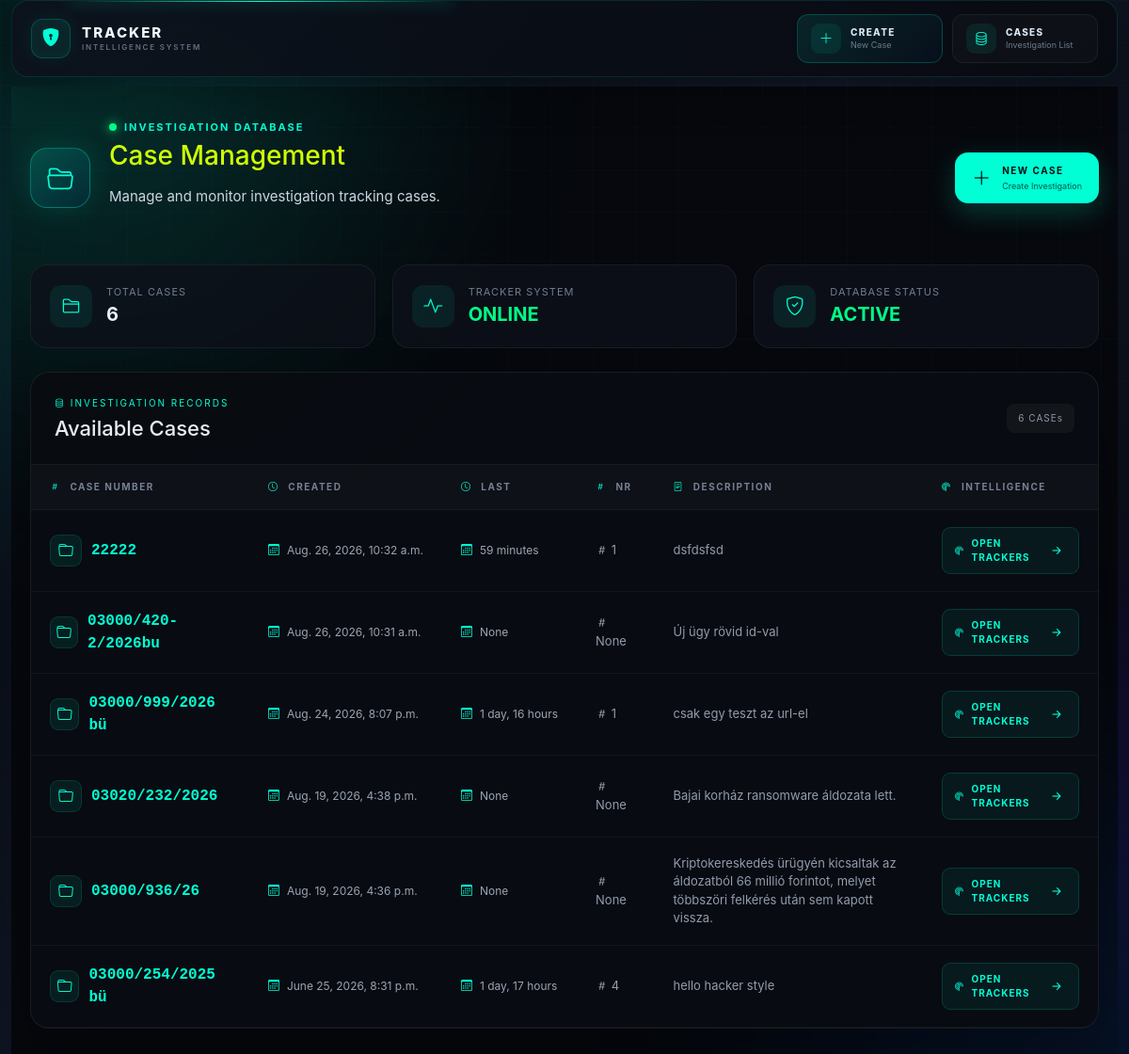
The app's page / (signed in) with its own data.
### tracker/models.py (models this page shows)
class Case(models.Model):
    url_id = ShortUUIDField(editable=False,unique=True)
    created = models.DateTimeField(auto_now_add=True)
    case_number = models.CharField(max_length=50, null=True, blank=True)
    description = models.TextField(null=True, blank=True)
    created = models.DateTimeField(auto_now_add=True)
    owner = models.ForeignKey(User, on_delete=models.CASCADE)
    redirect_url = models.CharField(max_length=200, null=True, blank=True)
    @property
    def get_all_trackers(self):
        trackers = Tracker.objects.filter(case=self)
        return trackers
    @property
    def get_last_tracker(self):
        tracker = Tracker.objects.filter(case=self).order_by('-created').first()
        if tracker is not None:
            return tracker
        else:
            return "None"

class Tracker(models.Model):
    case = models.ForeignKey('Case', on_delete=models.CASCADE)
    created = models.DateTimeField(auto_now_add=True)
    ip_address = models.GenericIPAddressField(null=True, blank=True)
    x_forwarded_for = models.TextField(null=True, blank=True)
    user_agent = models.TextField(null=True, blank=True)
    referer = models.TextField(null=True, blank=True)
    browser = models.CharField(max_length=100, null=True, blank=True)
    platform = models.CharField(max_length=100, null=True, blank=True)
    mobile = models.CharField(max_length=100, null=True, blank=True)
    latitude = models.FloatField(null=True, blank=True)
    longitude = models.FloatField(null=True, blank=True)
    accuracy = models.IntegerField(null=True, blank=True)
    timestamp = models.IntegerField(blank=True, null=True)

### tracker/views.py (the view)
# urls.py: path('',list_case_url_view,name='list_case_url_view'),
@login_required(login_url='/login')
def list_case_url_view(request):
    user = request.user
    objs = Case.objects.filter(owner=user).order_by("-created")
    template = "tracker/list_case_url.html"
    context = {"objs": objs,"app_domain":APP_DOMAIN}
    return render(request, template, context)

### templates/tracker/list_case_url.html (shortened to what this page needs)
{% extends 'main/base.html' %}
{% block content %}
{% include 'main/navbar.html' %}
<div class="cyber-page">
    <div class="glow glow-1"></div>
    <div class="cyber-container">
        <div class="page-header">
            <div class="header-left">
                <div class="icon-box">
                    <i class="bi bi-folder2-open"></i>
                </div>
                <div>
                    <div class="eyebrow">
                        <span class="status-dot"></span>
                        INVESTIGATION DATABASE
                    </div>
                    <h1>Case Management</h1>
                    <p>
                        Manage and monitor investigation tracking cases.
                    </p>
                </div>
            </div>
            <a href="{% url 'create_case_view' %}"
               class="cyber-action-btn">
                <i class="bi bi-plus-lg"></i>
                <span>
                    <strong>NEW CASE</strong>
                    <small>Create Investigation</small>
                </span>
            </a>
        </div>
        <div class="stats-grid">
            <div class="stat-card">
                <div class="stat-icon">
                    <i class="bi bi-folder2"></i>
                </div>
                <div>
                    <span>Total Cases</span>
                    <strong>{{ objs|length }}</strong>
                </div>
            </div>
            <div class="stat-card">
                <div class="stat-icon">
                    <i class="bi bi-activity"></i>
                </div>
                <div>
                    <span>Tracker System</span>
                    <strong class="online-text">ONLINE</strong>
                </div>
            </div>
            <div class="stat-card">
                <div class="stat-icon">
                    <i class="bi bi-shield-check"></i>
                </div>
                <div>
                    <span>Database Status</span>
                    <strong class="online-text">ACTIVE</strong>
                </div>
            </div>
        </div>
        <div class="table-card">
            <div class="table-header">
                <div>
                    <span class="section-label">
                        <i class="bi bi-database"></i>
                        INVESTIGATION RECORDS
                    </span>
                    <h2>Available Cases</h2>
                </div>
                <div class="record-count">
                    {{ objs|length }} CASE{{ objs|length|pluralize }}
                </div>
            </div>
            <div class="table-responsive">
                <table class="case-table">
                    <thead>
                        <tr>
                            <th>
                                <i class="bi bi-hash"></i>
                                Case Number
                            </th>
                            <th>
                                <i class="bi bi-clock"></i>
                                Created
                            </th>
                            <th>
                                <i class="bi bi-clock"></i>
                                Last
                            </th>
                            <th>
                                <i class="bi bi-hash"></i>
                                NR
                            </th>
                            <th>
                                <i class="bi bi-file-text"></i>
                                Description
                            </th>
                            <th>
                                <i class="bi bi-radar"></i>
                                Intelligence
                            </th>
                        </tr>
                    </thead>
                    <tbody>
                        {% for obj in objs %}
                        <tr>
                            <td>
                                <a href="{% url 'show_trackers_view' case_id=obj.pk %}"
                                   class="case-number">
                                    <span class="case-icon">
                                        <i class="bi bi-folder"></i>
                                    </span>
                                    {{ obj.case_number }}
                                </a>
                            </td>
                            <td>
                                <div class="case-date">
                                    <i class="bi bi-calendar3"></i>
                                    {{ obj.created  }}
                                </div>
                            </td>
                            <td>
                                <div class="case-date">
                                    <i class="bi bi-calendar3"></i>
                                    {{ obj.get_last_tracker.created | timesince | default:"None" }}
                                </div>
                            </td>
                            <td>
                                <div class="case-description">
                                    <i class="bi bi-hash"></i>
                                    {{ obj.get_all_trackers.count|default:"None" }}
                                </div>
                            </td>
                            <td>
                                <div class="case-description">
                                    {{ obj.description|default:"No description available." }}
                                </div>
                            </td>
                            <td>
                                <a href="{% url 'show_trackers_view' case_id=obj.pk %}"
                                   class="tracker-view-btn">
                                    <i class="bi bi-radar"></i>
                                    <span>OPEN TRACKERS</span>
                                    <i class="bi bi-arrow-right-short arrow"></i>
                                </a>
                            </td>
                        </tr>
                        {% endfor %}
                    </tbody>
                </table>
            </div>
        </div>
    </div>
</div>
{% endblock content %}

### records on screen
Case: case_number "22222", created "Aug. 26, 2026, 10:32 a.m.", get_last_tracker.created "59 minutes", get_all_trackers.count "1", description "dsfdsfsd"
Case: case_number "03000/420-2/2026bu", created "Aug. 26, 2026, 10:31 a.m.", get_last_tracker.created "None", get_all_trackers.count "None", description "Új ügy rövid id-val"
Case: case_number "03000/999/2026 bü", created "Aug. 24, 2026, 8:07 p.m.", get_last_tracker.created "1 day, 16 hours", get_all_trackers.count "1", description "csak egy teszt az url-el"
Case: case_number "03020/232/2026", created "Aug. 19, 2026, 4:38 p.m.", get_last_tracker.created "None", get_all_trackers.count "None", description "Bajai korház ransomware áldozata lett."
Case: case_number "03000/936/26", created "Aug. 19, 2026, 4:36 p.m.", get_last_tracker.created "None", get_all_trackers.count "None", description "Kriptokereskedés ürügyén kicsaltak az áldozatból 66 millió forintot, melyet többszöri felkérés után sem kapott vissza."
Case: case_number "03000/254/2025 bü", created "June 25, 2026, 8:31 p.m.", get_last_tracker.created "1 day, 17 hours", get_all_trackers.count "4", description "hello hacker style"

### other values on screen
{{ objs|length }} "6"
